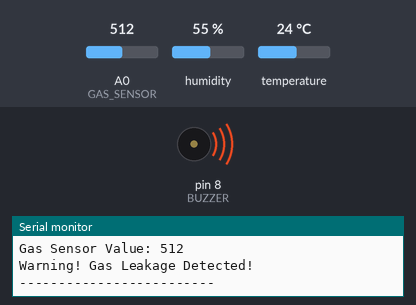
Simulated run of this sketch. Board: Arduino Uno, built with avr-gcc and run on an emulated ATmega328P. On the bench: buzzer (waves = sounding, pin HIGH), the last lines printed to the serial monitor. The test bench sets the inputs (shaded band); at power-on: A0 (GAS_SENSOR) = 512, humidity 55 %, temperature 24 °C.

Above: at 2.9 s.
3.0 s: A0 (GAS_SENSOR) set to 416
5.8 s: A0 (GAS_SENSOR) set to 385
At 7.4 s:
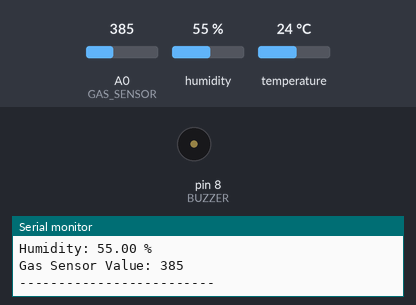
8.6 s: A0 (GAS_SENSOR) set to 410
At 10.9 s:
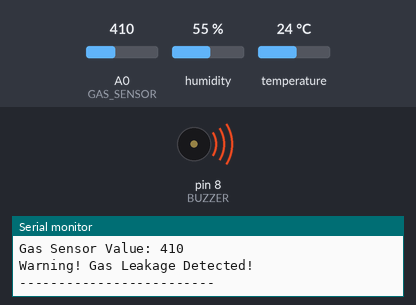
11.9 s: A0 (GAS_SENSOR) set to 390
At 13.0 s:
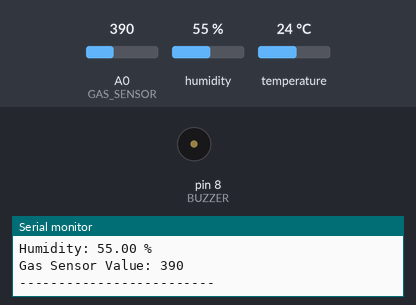
Timing chart, 0 to 14.9 s (numbered marks = the images above; inputs shaded):
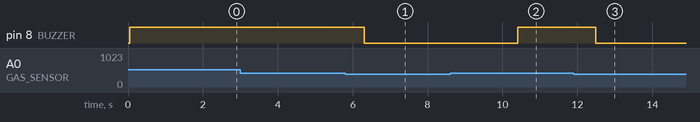

Measured:
- the behaviour switches between 401 and 400 on A0 (GAS_SENSOR) (found by bisection; images 0 and 1)
- after the input at 5.8 s, pin 8 (BUZZER): HIGH → LOW after 0.50 s
- after the input at 8.6 s, pin 8 (BUZZER): LOW → HIGH after 1.8 s
- after the input at 11.9 s, pin 8 (BUZZER): HIGH → LOW after 0.60 s

The sketch:

main.ino
```cpp
#include <DHT.h>

#define DHTPIN 2
#define DHTTYPE DHT11
#define GAS_SENSOR A0
#define BUZZER 8

DHT dht(DHTPIN, DHTTYPE);

void setup() {
  Serial.begin(9600);
  pinMode(BUZZER, OUTPUT);

  dht.begin();

  Serial.println("Smart Industrial Monitoring System Started");
}

void loop() {

  float temperature = dht.readTemperature();
  float humidity = dht.readHumidity();

  int gasValue = analogRead(GAS_SENSOR);

  Serial.print("Temperature: ");
  Serial.print(temperature);
  Serial.println(" °C");

  Serial.print("Humidity: ");
  Serial.print(humidity);
  Serial.println(" %");

  Serial.print("Gas Sensor Value: ");
  Serial.println(gasValue);

  if (gasValue > 400) {
    digitalWrite(BUZZER, HIGH);
    Serial.println("Warning! Gas Leakage Detected!");
  } else {
    digitalWrite(BUZZER, LOW);
  }

  Serial.println("-------------------------");

  delay(2000);
}
```
